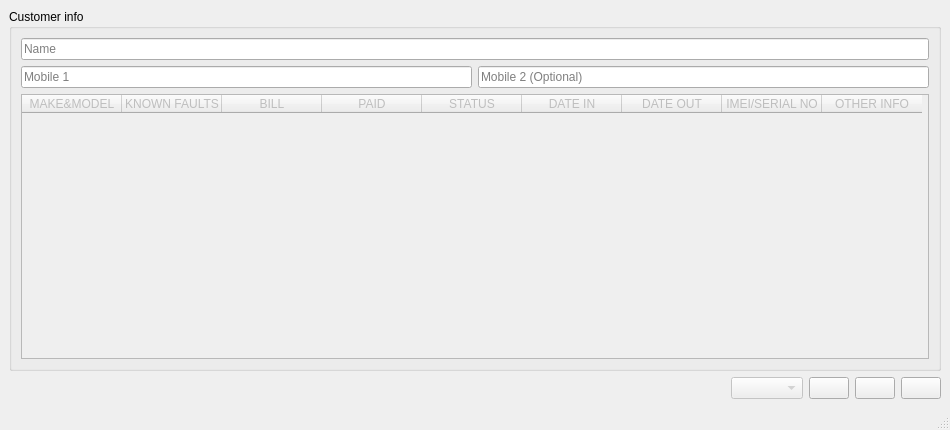
<?xml version="1.0" encoding="UTF-8"?>
<ui version="4.0">
 <class>custInfoWindow</class>
 <widget class="QMainWindow" name="custInfoWindow">
  <property name="windowModality">
   <enum>Qt::WindowModal</enum>
  </property>
  <property name="geometry">
   <rect>
    <x>0</x>
    <y>0</y>
    <width>950</width>
    <height>430</height>
   </rect>
  </property>
  <property name="sizePolicy">
   <sizepolicy hsizetype="Expanding" vsizetype="Expanding">
    <horstretch>0</horstretch>
    <verstretch>0</verstretch>
   </sizepolicy>
  </property>
  <property name="minimumSize">
   <size>
    <width>950</width>
    <height>430</height>
   </size>
  </property>
  <property name="maximumSize">
   <size>
    <width>950</width>
    <height>430</height>
   </size>
  </property>
  <property name="windowTitle">
   <string>ADD NEW CUSTOMER AND REPAIR JOB</string>
  </property>
  <property name="windowIcon">
   <iconset resource="custom.qrc">
    <normaloff>:/icons/images/icons/add.svg</normaloff>:/icons/images/icons/add.svg</iconset>
  </property>
  <property name="styleSheet">
   <string notr="true">#custInfoWindow
{border-image: url(:/backgrounds/images/backgounds/_8.jpg);
}</string>
  </property>
  <widget class="QWidget" name="centralwidget">
   <layout class="QVBoxLayout" name="verticalLayout">
    <item>
     <widget class="QGroupBox" name="groupBox">
      <property name="sizePolicy">
       <sizepolicy hsizetype="Expanding" vsizetype="Expanding">
        <horstretch>0</horstretch>
        <verstretch>0</verstretch>
       </sizepolicy>
      </property>
      <property name="maximumSize">
       <size>
        <width>16777215</width>
        <height>16777215</height>
       </size>
      </property>
      <property name="contextMenuPolicy">
       <enum>Qt::NoContextMenu</enum>
      </property>
      <property name="styleSheet">
       <string notr="true"/>
      </property>
      <property name="title">
       <string>Customer info</string>
      </property>
      <layout class="QVBoxLayout" name="verticalLayout_2">
       <item>
        <widget class="QLineEdit" name="lineEditName">
         <property name="statusTip">
          <string>Customer Name</string>
         </property>
         <property name="placeholderText">
          <string>Name</string>
         </property>
        </widget>
       </item>
       <item>
        <layout class="QHBoxLayout" name="horizontalLayout_2">
         <property name="topMargin">
          <number>0</number>
         </property>
         <item>
          <widget class="QLineEdit" name="lineEditMobileNumber">
           <property name="statusTip">
            <string>Customer Mobile Number</string>
           </property>
           <property name="placeholderText">
            <string>Mobile 1</string>
           </property>
          </widget>
         </item>
         <item>
          <widget class="QLineEdit" name="lineEditMobileNumber_2">
           <property name="placeholderText">
            <string>Mobile 2 (Optional)</string>
           </property>
          </widget>
         </item>
        </layout>
       </item>
       <item>
        <widget class="QTableWidget" name="tableWidgetAddedItems">
         <property name="enabled">
          <bool>false</bool>
         </property>
         <property name="selectionMode">
          <enum>QAbstractItemView::NoSelection</enum>
         </property>
         <column>
          <property name="text">
           <string>MAKE&amp;MODEL</string>
          </property>
         </column>
         <column>
          <property name="text">
           <string>KNOWN FAULTS</string>
          </property>
         </column>
         <column>
          <property name="text">
           <string>BILL</string>
          </property>
         </column>
         <column>
          <property name="text">
           <string>PAID</string>
          </property>
         </column>
         <column>
          <property name="text">
           <string>STATUS</string>
          </property>
         </column>
         <column>
          <property name="text">
           <string>DATE IN</string>
          </property>
         </column>
         <column>
          <property name="text">
           <string>DATE OUT</string>
          </property>
         </column>
         <column>
          <property name="text">
           <string>IMEI/SERIAL NO</string>
          </property>
         </column>
         <column>
          <property name="text">
           <string>OTHER INFO</string>
          </property>
         </column>
        </widget>
       </item>
      </layout>
     </widget>
    </item>
    <item>
     <layout class="QHBoxLayout" name="horizontalLayout">
      <item>
       <spacer name="horizontalSpacer">
        <property name="orientation">
         <enum>Qt::Horizontal</enum>
        </property>
        <property name="sizeHint" stdset="0">
         <size>
          <width>40</width>
          <height>20</height>
         </size>
        </property>
       </spacer>
      </item>
      <item>
       <widget class="QComboBox" name="comboBoxNumberToDelete">
        <property name="enabled">
         <bool>false</bool>
        </property>
        <property name="statusTip">
         <string>Select Item to delete</string>
        </property>
       </widget>
      </item>
      <item>
       <widget class="QPushButton" name="pushButtonDeleteItem">
        <property name="statusTip">
         <string>Delete Selected Item</string>
        </property>
        <property name="text">
         <string/>
        </property>
        <property name="icon">
         <iconset resource="custom.qrc">
          <normaloff>:/icons/images/icons/trash.png</normaloff>:/icons/images/icons/trash.png</iconset>
        </property>
       </widget>
      </item>
      <item>
       <widget class="QPushButton" name="pushButtonAddnew">
        <property name="statusTip">
         <string>Add new job</string>
        </property>
        <property name="text">
         <string/>
        </property>
        <property name="icon">
         <iconset resource="custom.qrc">
          <normaloff>:/icons/images/icons/plus.svg</normaloff>:/icons/images/icons/plus.svg</iconset>
        </property>
       </widget>
      </item>
      <item>
       <widget class="QPushButton" name="pushButtonSave">
        <property name="statusTip">
         <string>Save</string>
        </property>
        <property name="text">
         <string/>
        </property>
        <property name="icon">
         <iconset resource="custom.qrc">
          <normaloff>:/icons/images/icons/save.png</normaloff>:/icons/images/icons/save.png</iconset>
        </property>
       </widget>
      </item>
     </layout>
    </item>
   </layout>
  </widget>
  <widget class="QStatusBar" name="statusbar">
   <property name="styleSheet">
    <string notr="true"/>
   </property>
  </widget>
 </widget>
 <resources>
  <include location="custom.qrc"/>
 </resources>
 <connections/>
</ui>
